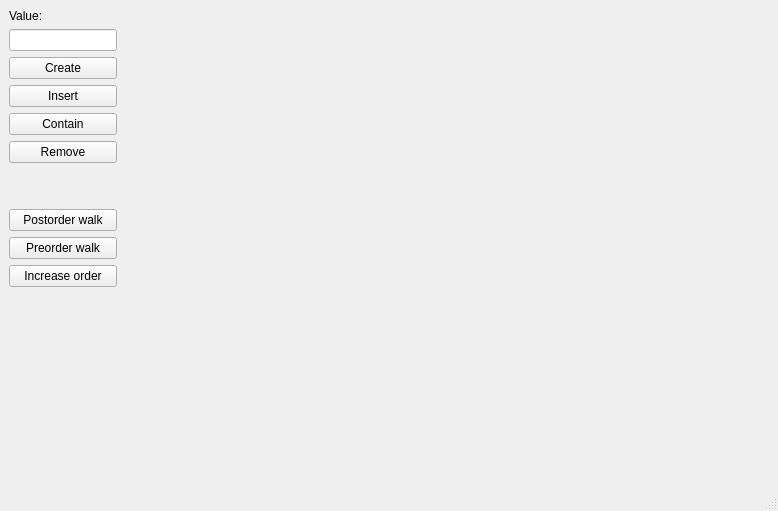
<?xml version="1.0" encoding="UTF-8"?>
<ui version="4.0">
 <class>MainWindow</class>
 <widget class="QMainWindow" name="MainWindow">
  <property name="geometry">
   <rect>
    <x>0</x>
    <y>0</y>
    <width>778</width>
    <height>511</height>
   </rect>
  </property>
  <property name="windowTitle">
   <string>MainWindow</string>
  </property>
  <widget class="QWidget" name="centralwidget">
   <layout class="QGridLayout" name="gridLayout">
    <item row="0" column="1">
     <spacer name="horizontalSpacer">
      <property name="orientation">
       <enum>Qt::Horizontal</enum>
      </property>
      <property name="sizeHint" stdset="0">
       <size>
        <width>40</width>
        <height>20</height>
       </size>
      </property>
     </spacer>
    </item>
    <item row="1" column="0">
     <layout class="QVBoxLayout" name="verticalLayout_2">
      <item>
       <widget class="QPushButton" name="createButton">
        <property name="text">
         <string>Create</string>
        </property>
       </widget>
      </item>
      <item>
       <widget class="QPushButton" name="insertButton">
        <property name="sizePolicy">
         <sizepolicy hsizetype="Preferred" vsizetype="Fixed">
          <horstretch>0</horstretch>
          <verstretch>0</verstretch>
         </sizepolicy>
        </property>
        <property name="text">
         <string>Insert</string>
        </property>
       </widget>
      </item>
      <item>
       <widget class="QPushButton" name="containButton">
        <property name="text">
         <string>Contain</string>
        </property>
       </widget>
      </item>
      <item>
       <widget class="QPushButton" name="removeButton">
        <property name="sizePolicy">
         <sizepolicy hsizetype="Preferred" vsizetype="Fixed">
          <horstretch>0</horstretch>
          <verstretch>0</verstretch>
         </sizepolicy>
        </property>
        <property name="text">
         <string>Remove</string>
        </property>
       </widget>
      </item>
      <item>
       <spacer name="verticalSpacer_2">
        <property name="orientation">
         <enum>Qt::Vertical</enum>
        </property>
        <property name="sizeHint" stdset="0">
         <size>
          <width>20</width>
          <height>40</height>
         </size>
        </property>
       </spacer>
      </item>
      <item>
       <widget class="QPushButton" name="postButton">
        <property name="text">
         <string>Postorder walk</string>
        </property>
       </widget>
      </item>
      <item>
       <widget class="QPushButton" name="preButton">
        <property name="text">
         <string>Preorder walk</string>
        </property>
       </widget>
      </item>
      <item>
       <widget class="QPushButton" name="increaseButton">
        <property name="text">
         <string>Increase order</string>
        </property>
       </widget>
      </item>
     </layout>
    </item>
    <item row="0" column="0">
     <layout class="QVBoxLayout" name="verticalLayout">
      <item>
       <widget class="QLabel" name="label">
        <property name="text">
         <string>Value:</string>
        </property>
       </widget>
      </item>
      <item>
       <widget class="QLineEdit" name="keyInput">
        <property name="sizePolicy">
         <sizepolicy hsizetype="Fixed" vsizetype="Fixed">
          <horstretch>0</horstretch>
          <verstretch>0</verstretch>
         </sizepolicy>
        </property>
        <property name="inputMask">
         <string/>
        </property>
       </widget>
      </item>
     </layout>
    </item>
    <item row="3" column="0">
     <spacer name="verticalSpacer">
      <property name="orientation">
       <enum>Qt::Vertical</enum>
      </property>
      <property name="sizeHint" stdset="0">
       <size>
        <width>20</width>
        <height>40</height>
       </size>
      </property>
     </spacer>
    </item>
   </layout>
  </widget>
  <widget class="QMenuBar" name="menubar">
   <property name="geometry">
    <rect>
     <x>0</x>
     <y>0</y>
     <width>778</width>
     <height>22</height>
    </rect>
   </property>
  </widget>
  <widget class="QStatusBar" name="statusbar"/>
 </widget>
 <resources/>
 <connections/>
</ui>
